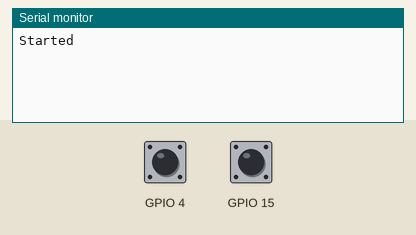
A sketch run on a simulated ESP32. On the bench: the last lines printed to the serial monitor. Inputs (shaded band) come from the test bench; at power-on: GPIO 4 HIGH, GPIO 15 HIGH.

Above: at 2.2 s.
2.3 s: GPIO 4 pulled LOW for 1.2 s
At 3.6 s:
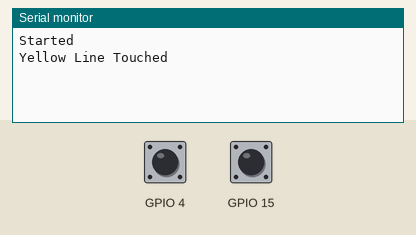
5.0 s: GPIO 15 pulled LOW for 1.2 s
At 7.1 s:
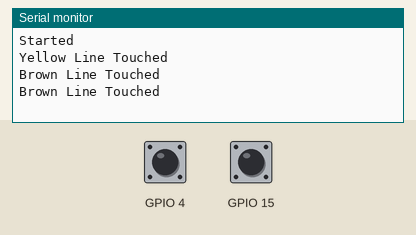

The sketch:

Touch_Sensor.ino
```cpp
void setup() {
  Serial.begin(115200);
  Serial.println("Started");
  delay(1000);
}

void loop() {
   if(touchRead(T0)<=50){
    Serial.println("Yellow Line Touched");
   }
   if(touchRead(T3)<=50){
    Serial.println("Brown Line Touched");
   }
   delay(1000);
}
```

Measured:
- after the input at 2.3 s, the serial monitor: prints a new line after 0.70 s (image 1)
- after the input at 5.0 s, the serial monitor: prints a new line at once (image 2)
